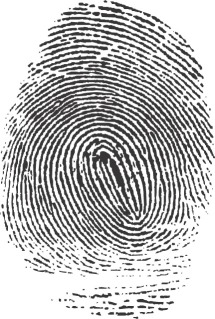
#> input picture Phase-2/fingerprint.jpg, 215 x 319 px
$ python 2-1-negative.py
#> lines starting #> are read from the running program, lines starting #| are printed output that depends on the picture
import numpy as np
import cv2
import matplotlib.pyplot as plt

"""
Image URL: https://en.wikipedia.org/wiki/Fingerprint
"""
img = cv2.imread('fingerprint.jpg')
#> img is the input picture: shape (319, 215, 3); mean B, G, R 189.8, 189.7, 189.8
img_rgb = cv2.cvtColor(img, cv2.COLOR_BGR2RGB)

"""
Using NumPy. Faster.
"""
neg = 255 - img
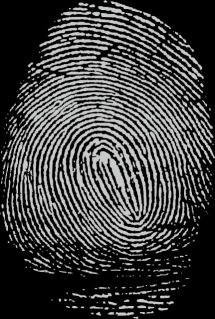
#> neg: shape (319, 215, 3); mean B, G, R 65.2, 65.3, 65.2

"""
Using cv2
"""
# neg = cv2.bitwise_not(img)

cv2.imwrite('fingerprint-neg.jpg', neg)
